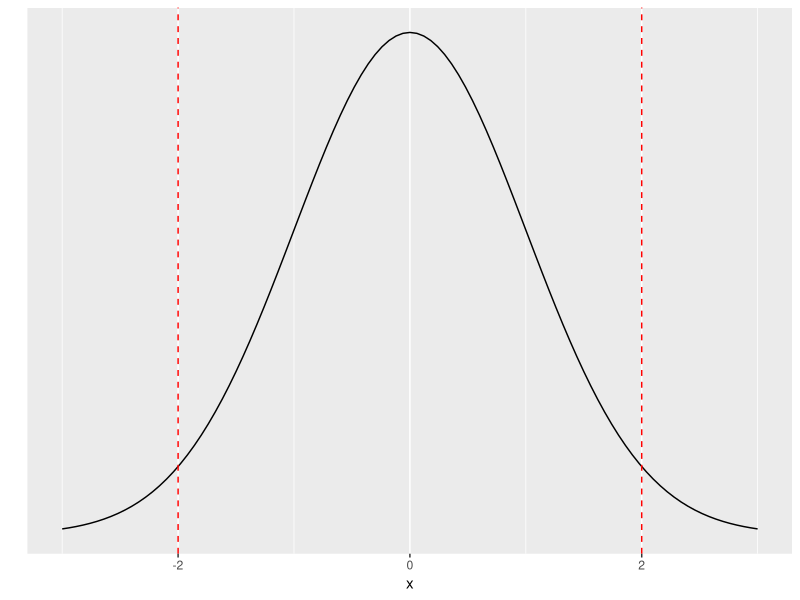

Source code (R):
## ---- chunk 1
knitr::opts_chunk$set(echo = TRUE)
colorize <- function(x, color) {
  if (knitr::is_latex_output()) {
    sprintf("\\textcolor{%s}{%s}", color, x)
  } else if (knitr::is_html_output()) {
    sprintf("<span style='color: %s;'>%s</span>", color, 
      x)
  } else x
}
# `r colorize("...", "blue")`
## ---- chunk 2
library(tidyverse)
p1 <- ggplot(data = data.frame(x = c(-3, 3)), aes(x)) +
  stat_function(fun = dnorm, n = 101, args = list(mean = 0, sd = 1)) + ylab("") +
  scale_y_continuous(breaks = NULL)
p1 + geom_vline(xintercept=-2, linetype="dashed", color = "red") + geom_vline(xintercept=2, linetype="dashed", color = "red")


zstar <- 1
2*(1-pnorm(zstar))
pnorm(-zstar)
1-pnorm(zstar)

## ---- chunk 3
pi <- 0.3333
phat <- 31/120
sd <- 0.043
z <- (phat - pi) / sd
z
## ---- chunk 4
pi <- 0.02
phat <- 5/120
sd <- 0.013
z <- (phat - pi) / sd
z
2*(1-pnorm(z))
## ---- chunk 5
z <- (0.5-0.25) / sqrt(0.25 *(1-0.25) / 28); z
1 - pnorm(z)
## ---- chunk 6
z <- (0.5-0.25) / sqrt(0.25 *(1-0.25) / 14); z
1 - pnorm(z)

set.seed(256)
nreps <- 1000
pi <- 0.25
ncadets <- 14
phat <- 0.5 * ncadets
stat <- rep(NA, nreps)

for(i in 1:nreps){
  myobs <- rbinom(1, ncadets, pi)
  stat[i] <- myobs
}
sum(stat >= phat) / nreps

